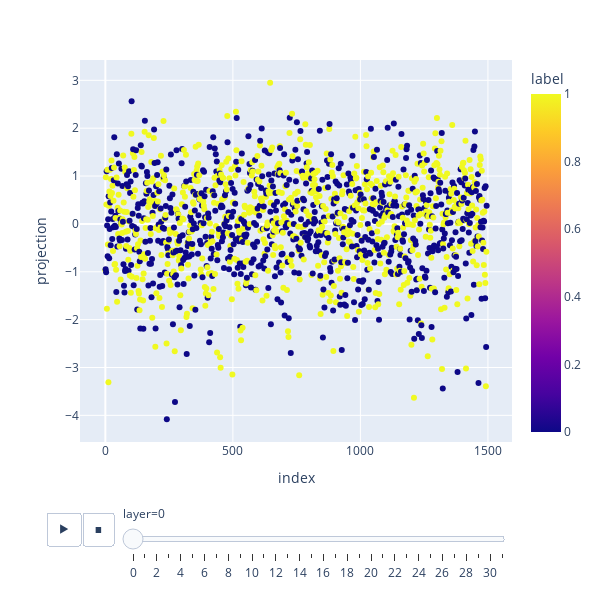

The notebook cell this image was saved under:
### Code cell
fig = px.scatter(df, x="index", y="projection", animation_frame="layer", color="label", height=600, width=600)
fig.show()

### Figure 1 — Plotly figure (JSON) as saved in the notebook; plotly's stock layout.template omitted (floating-point values rounded to 4 significant figures; data arrays with more than 128 entries replaced by an {"elided": "..."} marker saying what was removed)
{"data": [{"hovertemplate": "layer=0<br>index=%{x}<br>projection=%{y}<br>label=%{marker.color}<extra></extra>", "legendgroup": "", "marker": {"color": {"elided": "1496 int values"}, "coloraxis": "coloraxis", "symbol": "circle"}, "mode": "markers", "name": "", "orientation": "v", "showlegend": false, "type": "scatter", "x": {"elided": "1496 int values"}, "xaxis": "x", "y": {"elided": "1496 float values"}, "yaxis": "y"}], "layout": {"coloraxis": {"colorbar": {"title": {"text": "label"}}, "colorscale": [[0, "#0d0887"], [0.1111, "#46039f"], [0.2222, "#7201a8"], [0.3333, "#9c179e"], [0.4444, "#bd3786"], [0.5556, "#d8576b"], [0.6667, "#ed7953"], [0.7778, "#fb9f3a"], [0.8889, "#fdca26"], [1, "#f0f921"]]}, "height": 600, "legend": {"tracegroupgap": 0}, "margin": {"t": 60}, "sliders": [{"active": 0, "currentvalue": {"prefix": "layer="}, "len": 0.9, "pad": {"b": 10, "t": 60}, "steps": [{"args": [["0"], {"frame": {"duration": 0, "redraw": false}, "fromcurrent": true, "mode": "immediate", "transition": {"duration": 0, "easing": "linear"}}], "label": "0", "method": "animate"}, {"args": [["1"], {"frame": {"duration": 0, "redraw": false}, "fromcurrent": true, "mode": "immediate", "transition": {"duration": 0, "easing": "linear"}}], "label": "1", "method": "animate"}, {"args": [["2"], {"frame": {"duration": 0, "redraw": false}, "fromcurrent": true, "mode": "immediate", "transition": {"duration": 0, "easing": "linear"}}], "label": "2", "method": "animate"}, {"args": [["3"], {"frame": {"duration": 0, "redraw": false}, "fromcurrent": true, "mode": "immediate", "transition": {"duration": 0, "easing": "linear"}}], "label": "3", "method": "animate"}, {"args": [["4"], {"frame": {"duration": 0, "redraw": false}, "fromcurrent": true, "mode": "immediate", "transition": {"duration": 0, "easing": "linear"}}], "label": "4", "method": "animate"}, {"args": [["5"], {"frame": {"duration": 0, "redraw": false}, "fromcurrent": true, "mode": "immediate", "transition": {"duration": 0, "easing": "linear"}}], "label": "5", "method": "animate"}, {"args": [["6"], {"frame": {"duration": 0, "redraw": false}, "fromcurrent": true, "mode": "immediate", "transition": {"duration": 0, "easing": "linear"}}], "label": "6", "method": "animate"}, {"args": [["7"], {"frame": {"duration": 0, "redraw": false}, "fromcurrent": true, "mode": "immediate", "transition": {"duration": 0, "easing": "linear"}}], "label": "7", "method": "animate"}, {"args": [["8"], {"frame": {"duration": 0, "redraw": false}, "fromcurrent": true, "mode": "immediate", "transition": {"duration": 0, "easing": "linear"}}], "label": "8", "method": "animate"}, {"args": [["9"], {"frame": {"duration": 0, "redraw": false}, "fromcurrent": true, "mode": "immediate", "transition": {"duration": 0, "easing": "linear"}}], "label": "9", "method": "animate"}, {"args": [["10"], {"frame": {"duration": 0, "redraw": false}, "fromcurrent": true, "mode": "immediate", "transition": {"duration": 0, "easing": "linear"}}], "label": "10", "method": "animate"}, {"args": [["11"], {"frame": {"duration": 0, "redraw": false}, "fromcurrent": true, "mode": "immediate", "transition": {"duration": 0, "easing": "linear"}}], "label": "11", "method": "animate"}, {"args": [["12"], {"frame": {"duration": 0, "redraw": false}, "fromcurrent": true, "mode": "immediate", "transition": {"duration": 0, "easing": "linear"}}], "label": "12", "method": "animate"}, {"args": [["13"], {"frame": {"duration": 0, "redraw": false}, "fromcurrent": true, "mode": "immediate", "transition": {"duration": 0, "easing": "linear"}}], "label": "13", "method": "animate"}, {"args": [["14"], {"frame": {"duration": 0, "redraw": false}, "fromcurrent": true, "mode": "immediate", "transition": {"duration": 0, "easing": "linear"}}], "label": "14", "method": "animate"}, {"args": [["15"], {"frame": {"duration": 0, "redraw": false}, "fromcurrent": true, "mode": "immediate", "transition": {"duration": 0, "easing": "linear"}}], "label": "15", "method": "animate"}, {"args": [["16"], {"frame": {"duration": 0, "redraw": false}, "fromcurrent": true, "mode": "immediate", "transition": {"duration": 0, "easing": "linear"}}], "label": "16", "method": "animate"}, {"args": [["17"], {"frame": {"duration": 0, "redraw": false}, "fromcurrent": true, "mode": "immediate", "transition": {"duration": 0, "easing": "linear"}}], "label": "17", "method": "animate"}, {"args": [["18"], {"frame": {"duration": 0, "redraw": false}, "fromcurrent": true, "mode": "immediate", "transition": {"duration": 0, "easing": "linear"}}], "label": "18", "method": "animate"}, {"args": [["19"], {"frame": {"duration": 0, "redraw": false}, "fromcurrent": true, "mode": "immediate", "transition": {"duration": 0, "easing": "linear"}}], "label": "19", "method": "animate"}, {"args": [["20"], {"frame": {"duration": 0, "redraw": false}, "fromcurrent": true, "mode": "immediate", "transition": {"duration": 0, "easing": "linear"}}], "label": "20", "method": "animate"}, {"args": [["21"], {"frame": {"duration": 0, "redraw": false}, "fromcurrent": true, "mode": "immediate", "transition": {"duration": 0, "easing": "linear"}}], "label": "21", "method": "animate"}, {"args": [["22"], {"frame": {"duration": 0, "redraw": false}, "fromcurrent": true, "mode": "immediate", "transition": {"duration": 0, "easing": "linear"}}], "label": "22", "method": "animate"}, {"args": [["23"], {"frame": {"duration": 0, "redraw": false}, "fromcurrent": true, "mode": "immediate", "transition": {"duration": 0, "easing": "linear"}}], "label": "23", "method": "animate"}, {"args": [["24"], {"frame": {"duration": 0, "redraw": false}, "fromcurrent": true, "mode": "immediate", "transition": {"duration": 0, "easing": "linear"}}], "label": "24", "method": "animate"}, {"args": [["25"], {"frame": {"duration": 0, "redraw": false}, "fromcurrent": true, "mode": "immediate", "transition": {"duration": 0, "easing": "linear"}}], "label": "25", "method": "animate"}, {"args": [["26"], {"frame": {"duration": 0, "redraw": false}, "fromcurrent": true, "mode": "immediate", "transition": {"duration": 0, "easing": "linear"}}], "label": "26", "method": "animate"}, {"args": [["27"], {"frame": {"duration": 0, "redraw": false}, "fromcurrent": true, "mode": "immediate", "transition": {"duration": 0, "easing": "linear"}}], "label": "27", "method": "animate"}, {"args": [["28"], {"frame": {"duration": 0, "redraw": false}, "fromcurrent": true, "mode": "immediate", "transition": {"duration": 0, "easing": "linear"}}], "label": "28", "method": "animate"}, {"args": [["29"], {"frame": {"duration": 0, "redraw": false}, "fromcurrent": true, "mode": "immediate", "transition": {"duration": 0, "easing": "linear"}}], "label": "29", "method": "animate"}, {"args": [["30"], {"frame": {"duration": 0, "redraw": false}, "fromcurrent": true, "mode": "immediate", "transition": {"duration": 0, "easing": "linear"}}], "label": "30", "method": "animate"}, {"args": [["31"], {"frame": {"duration": 0, "redraw": false}, "fromcurrent": true, "mode": "immediate", "transition": {"duration": 0, "easing": "linear"}}], "label": "31", "method": "animate"}], "x": 0.1, "xanchor": "left", "y": 0, "yanchor": "top"}], "updatemenus": [{"buttons": [{"args": [null, {"frame": {"duration": 500, "redraw": false}, "fromcurrent": true, "mode": "immediate", "transition": {"duration": 500, "easing": "linear"}}], "label": "&#9654;", "method": "animate"}, {"args": [[null], {"frame": {"duration": 0, "redraw": false}, "fromcurrent": true, "mode": "immediate", "transition": {"duration": 0, "easing": "linear"}}], "label": "&#9724;", "method": "animate"}], "direction": "left", "pad": {"r": 10, "t": 70}, "showactive": false, "type": "buttons", "x": 0.1, "xanchor": "right", "y": 0, "yanchor": "top"}], "width": 600, "xaxis": {"anchor": "y", "domain": [0, 1], "title": {"text": "index"}}, "yaxis": {"anchor": "x", "domain": [0, 1], "title": {"text": "projection"}}}}
